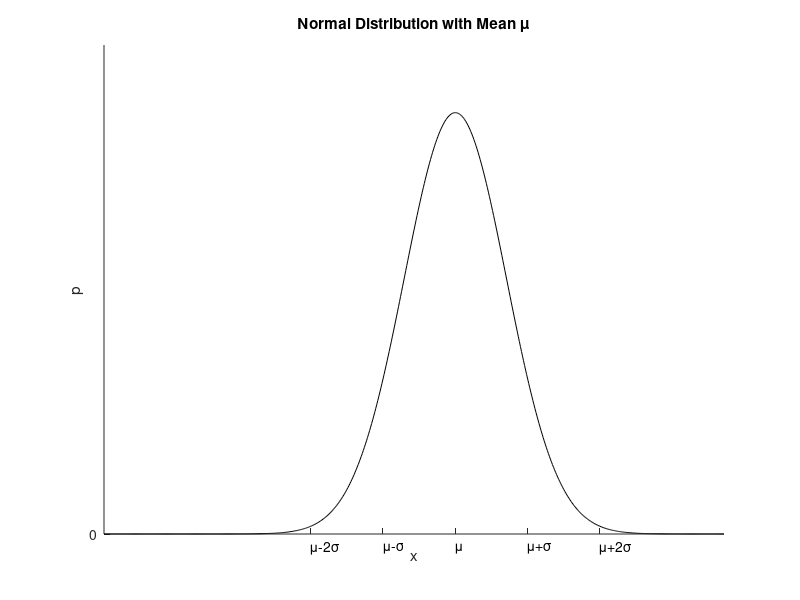
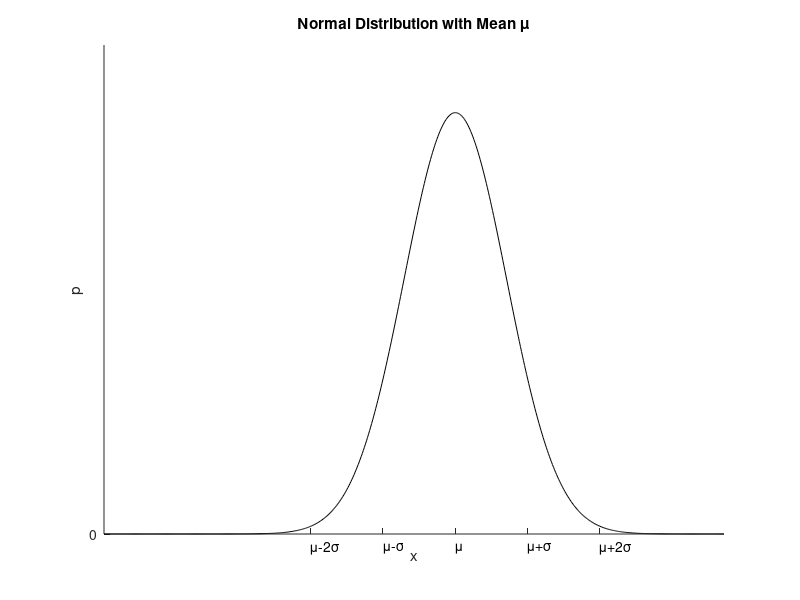

Recreate these plots in MATLAB, in order.


x = -10:0.05:20;
x0Bad = 7;
sigma = 3.5;
y = exp(-((x-x0Bad)/sigma).^2)/sqrt(pi*sigma);

clf

%XTick = [ (1 by 11) double array]
%XTickLabel = [ (11 by 3) char array]
%XTickLabelMode = auto
%XTickMode = auto

hold on
axis([-10 20 0 0.35])
set(gca,'XTickLabelMode','manual')
set(gca,'XTick',[(x0Bad-2*sigma):sigma:(x0Bad+2*sigma)])
set(gca,'XTickLabel',{' ';' ';' ';' ';' '})
%set(gca,'XTickLabel',{'\mu-2\sigma';'\mu-\sigma';'\mu';'\mu+\sigma';'\mu+2\sigma'})
text(x0Bad-2*sigma,-0.01,'\mu-2\sigma')
text(x0Bad-sigma,-0.01,'\mu-\sigma')
text(x0Bad,-0.01,'\mu')
text(x0Bad+sigma,-0.01,'\mu+\sigma')
text(x0Bad+2*sigma,-0.01,'\mu+2\sigma')

set(gca,'YTick',0:1:1)
%set(gca,'YTickLabelMode','manual')


plot(x,y,'k-');

%xbar = -10:0.05:5;
%ybar = exp(-((xbar-x0Bad)/sigma).^2)/sqrt(pi*sigma);
%a = area(xbar,ybar,'FaceColor',[0.85 0.85 0.85],'LineStyle','--');
%set(a,'FaceColor',[1.0 0.85 0.85]);
%set(a,'FaceColor',[0.85 0.85 0.85]);


xlabel('x')
ylabel('p')
title('Normal Distribution with Mean \mu')


print -deps normal.eps
print -dpng normal.png

